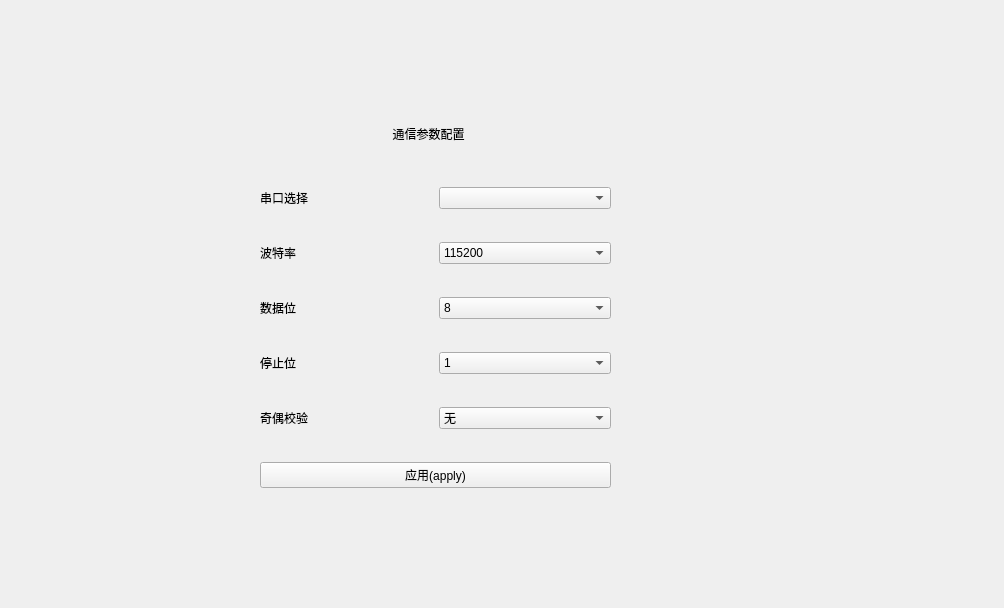
<?xml version="1.0" encoding="UTF-8"?>
<ui version="4.0">
 <class>Par_Config</class>
 <widget class="QWidget" name="Par_Config">
  <property name="geometry">
   <rect>
    <x>0</x>
    <y>0</y>
    <width>1004</width>
    <height>608</height>
   </rect>
  </property>
  <property name="windowTitle">
   <string>Form</string>
  </property>
  <property name="styleSheet">
   <string notr="true"/>
  </property>
  <widget class="QWidget" name="layoutWidget">
   <property name="geometry">
    <rect>
     <x>260</x>
     <y>160</y>
     <width>351</width>
     <height>361</height>
    </rect>
   </property>
   <layout class="QVBoxLayout" name="verticalLayout_4">
    <item>
     <layout class="QHBoxLayout" name="horizontalLayout_2" stretch="0,0">
      <property name="spacing">
       <number>6</number>
      </property>
      <item>
       <widget class="QLabel" name="label">
        <property name="text">
         <string>串口选择</string>
        </property>
        <property name="textFormat">
         <enum>Qt::AutoText</enum>
        </property>
        <property name="alignment">
         <set>Qt::AlignLeading|Qt::AlignLeft|Qt::AlignVCenter</set>
        </property>
       </widget>
      </item>
      <item>
       <widget class="QComboBox" name="serial_select">
        <property name="editable">
         <bool>false</bool>
        </property>
        <property name="duplicatesEnabled">
         <bool>false</bool>
        </property>
       </widget>
      </item>
     </layout>
    </item>
    <item>
     <layout class="QHBoxLayout" name="horizontalLayout_3" stretch="1,1">
      <item>
       <widget class="QLabel" name="label_2">
        <property name="text">
         <string>波特率</string>
        </property>
        <property name="alignment">
         <set>Qt::AlignLeading|Qt::AlignLeft|Qt::AlignVCenter</set>
        </property>
       </widget>
      </item>
      <item>
       <widget class="QComboBox" name="baud_select">
        <property name="editable">
         <bool>false</bool>
        </property>
        <item>
         <property name="text">
          <string>115200</string>
         </property>
        </item>
        <item>
         <property name="text">
          <string>57600</string>
         </property>
        </item>
        <item>
         <property name="text">
          <string>38400</string>
         </property>
        </item>
        <item>
         <property name="text">
          <string>19200</string>
         </property>
        </item>
        <item>
         <property name="text">
          <string>9600</string>
         </property>
        </item>
        <item>
         <property name="text">
          <string>4800</string>
         </property>
        </item>
        <item>
         <property name="text">
          <string>2400</string>
         </property>
        </item>
        <item>
         <property name="text">
          <string>1200</string>
         </property>
        </item>
        <item>
         <property name="text">
          <string>自定义</string>
         </property>
        </item>
       </widget>
      </item>
     </layout>
    </item>
    <item>
     <layout class="QHBoxLayout" name="horizontalLayout_4" stretch="1,1">
      <item>
       <widget class="QLabel" name="label_5">
        <property name="text">
         <string>数据位</string>
        </property>
        <property name="alignment">
         <set>Qt::AlignLeading|Qt::AlignLeft|Qt::AlignVCenter</set>
        </property>
       </widget>
      </item>
      <item>
       <widget class="QComboBox" name="databits_select">
        <property name="editable">
         <bool>false</bool>
        </property>
        <item>
         <property name="text">
          <string>8</string>
         </property>
        </item>
        <item>
         <property name="text">
          <string>7</string>
         </property>
        </item>
        <item>
         <property name="text">
          <string>6</string>
         </property>
        </item>
       </widget>
      </item>
     </layout>
    </item>
    <item>
     <layout class="QHBoxLayout" name="horizontalLayout_5" stretch="1,1">
      <item>
       <widget class="QLabel" name="label_3">
        <property name="text">
         <string>停止位</string>
        </property>
        <property name="alignment">
         <set>Qt::AlignLeading|Qt::AlignLeft|Qt::AlignVCenter</set>
        </property>
       </widget>
      </item>
      <item>
       <widget class="QComboBox" name="stopbits_select">
        <property name="editable">
         <bool>false</bool>
        </property>
        <item>
         <property name="text">
          <string>1</string>
         </property>
        </item>
        <item>
         <property name="text">
          <string>1.5</string>
         </property>
        </item>
        <item>
         <property name="text">
          <string>2</string>
         </property>
        </item>
       </widget>
      </item>
     </layout>
    </item>
    <item>
     <layout class="QHBoxLayout" name="horizontalLayout_6" stretch="1,1">
      <item>
       <widget class="QLabel" name="label_4">
        <property name="text">
         <string>奇偶校验</string>
        </property>
        <property name="alignment">
         <set>Qt::AlignLeading|Qt::AlignLeft|Qt::AlignVCenter</set>
        </property>
       </widget>
      </item>
      <item>
       <widget class="QComboBox" name="parity_select">
        <property name="editable">
         <bool>false</bool>
        </property>
        <item>
         <property name="text">
          <string>无</string>
         </property>
        </item>
        <item>
         <property name="text">
          <string>奇校验</string>
         </property>
        </item>
        <item>
         <property name="text">
          <string>偶检验</string>
         </property>
        </item>
       </widget>
      </item>
     </layout>
    </item>
    <item>
     <layout class="QHBoxLayout" name="horizontalLayout_7" stretch="1">
      <item>
       <widget class="QPushButton" name="apply_button">
        <property name="text">
         <string>应用(apply)</string>
        </property>
       </widget>
      </item>
     </layout>
    </item>
   </layout>
  </widget>
  <widget class="QLabel" name="label_7">
   <property name="geometry">
    <rect>
     <x>190</x>
     <y>110</y>
     <width>477</width>
     <height>48</height>
    </rect>
   </property>
   <property name="text">
    <string>通信参数配置</string>
   </property>
   <property name="alignment">
    <set>Qt::AlignCenter</set>
   </property>
  </widget>
 </widget>
 <resources/>
 <connections/>
</ui>
